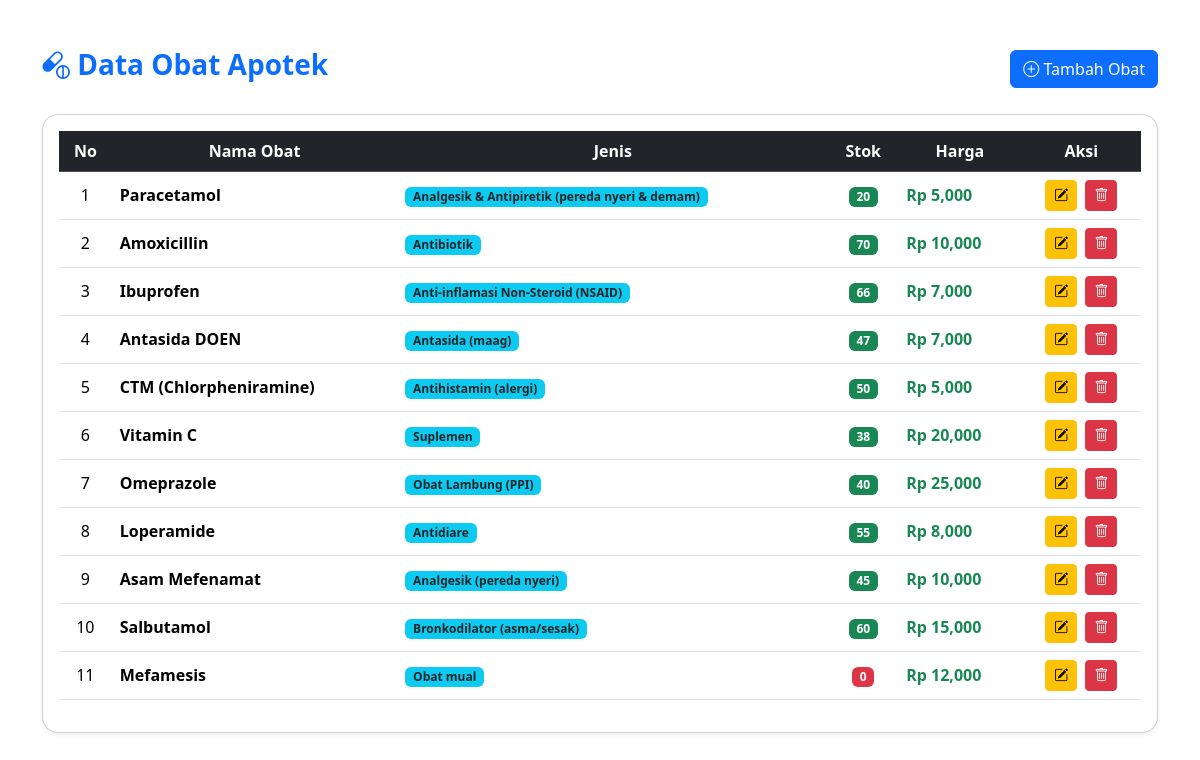
The page / on the database its author committed.
### obat/models.py (models this page shows, shortened)
class Obat(models.Model):
    nama_obat = models.CharField(max_length=100)
    jenis_obat = models.CharField(max_length=50)
    stok = models.IntegerField()
    harga = models.IntegerField()
    tanggal_kadaluarsa = models.DateField()

### obat/views.py (the view)
# urls.py: path('', views.index, name='index'),
def index(request):
    data = Obat.objects.all()
    return render(request, 'obat/index.html', {'data': data})

### obat/templates/obat/index.html (shortened to what this page needs)
{% load humanize %}
<!DOCTYPE html>
<html lang="id">
<head>
<link href="https://cdn.jsdelivr.net/npm/bootstrap@5.3.3/dist/css/bootstrap.min.css" rel="stylesheet">
<link href="https://cdn.jsdelivr.net/npm/bootstrap-icons@1.11.3/font/bootstrap-icons.css" rel="stylesheet">
<div class="container mt-5">
  <div class="d-flex justify-content-between align-items-center mb-4">
    <h3 class="fw-bold text-primary">
      <i class="bi bi-capsule-pill"></i> Data Obat Apotek
    </h3>
    <a href="{% url 'tambah' %}" class="btn btn-primary">
      <i class="bi bi-plus-circle"></i> Tambah Obat
    </a>
  </div>
  <div class="card shadow-sm rounded-4">
    <div class="card-body">
      <table class="table table-hover align-middle">
        <thead class="table-dark text-center">
          <tr>
            <th>No</th>
            <th>Nama Obat</th>
            <th>Jenis</th>
            <th>Stok</th>
            <th>Harga</th>
            <th>Aksi</th>
          </tr>
        </thead>
        <tbody>
          {% for obat in data %}
          <tr>
            <td class="text-center">{{ forloop.counter }}</td>
            <td class="fw-semibold">{{ obat.nama_obat }}</td>
            <td>
              <span class="badge bg-info text-dark">
                {{ obat.jenis_obat }}
              </span>
            </td>
            <td class="text-center">
              {% if obat.stok < 10 %}
                <span class="badge bg-danger">{{ obat.stok }}</span>
              {% else %}
                <span class="badge bg-success">{{ obat.stok }}</span>
              {% endif %}
            </td>
            <td class="fw-bold text-success">
              Rp {{ obat.harga|intcomma }}
            </td>
            <td class="text-center">
              <a href="{% url 'edit' obat.id %}" class="btn btn-warning btn-sm me-1">
                <i class="bi bi-pencil-square"></i>
              </a>
              <a href="{% url 'hapus' obat.id %}"
                 class="btn btn-danger btn-sm"
                 onclick="return confirm('Yakin ingin menghapus data ini?')">
                <i class="bi bi-trash"></i>
              </a>
            </td>
          </tr>
          {% empty %}
          <tr>
            <td colspan="6" class="text-center text-muted">
              Data obat belum tersedia
            </td>
          </tr>
          {% endfor %}
        </tbody>
      </table>
    </div>
  </div>
</div>

### rows shown on the page
Obat: nama_obat "Paracetamol", jenis_obat "Analgesik & Antipiretik (pereda nyeri & demam)", stok "20", harga "5,000"
Obat: nama_obat "Amoxicillin", jenis_obat "Antibiotik", stok "70", harga "10,000"
Obat: nama_obat "Ibuprofen", jenis_obat "Anti-inflamasi Non-Steroid (NSAID)", stok "66", harga "7,000"
Obat: nama_obat "Antasida DOEN", jenis_obat "Antasida (maag)", stok "47", harga "7,000"
Obat: nama_obat "CTM (Chlorpheniramine)", jenis_obat "Antihistamin (alergi)", stok "50", harga "5,000"
Obat: nama_obat "Vitamin C", jenis_obat "Suplemen", stok "38", harga "20,000"
Obat: nama_obat "Omeprazole", jenis_obat "Obat Lambung (PPI)", stok "40", harga "25,000"
Obat: nama_obat "Loperamide", jenis_obat "Antidiare", stok "55", harga "8,000"
Obat: nama_obat "Asam Mefenamat", jenis_obat "Analgesik (pereda nyeri)", stok "45", harga "10,000"
Obat: nama_obat "Salbutamol", jenis_obat "Bronkodilator (asma/sesak)", stok "60", harga "15,000"
Obat: nama_obat "Mefamesis", jenis_obat "Obat mual", stok "0", harga "12,000"
